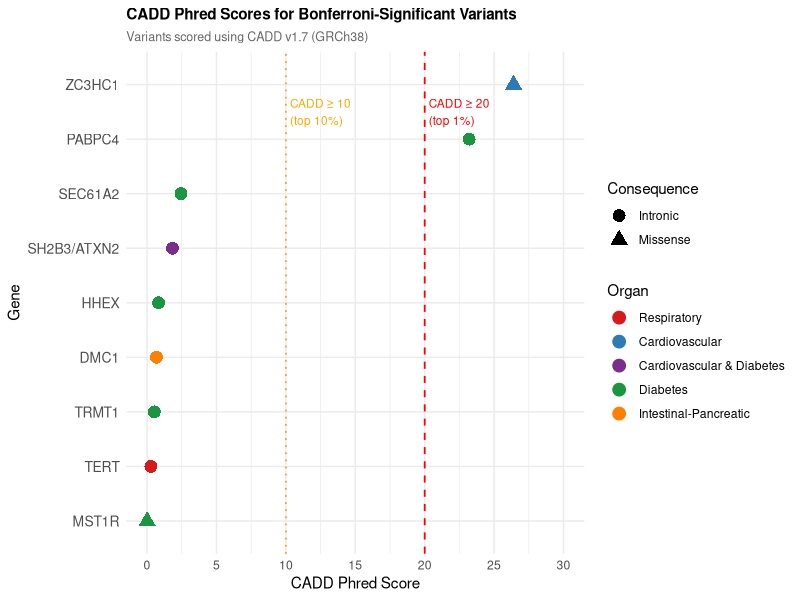
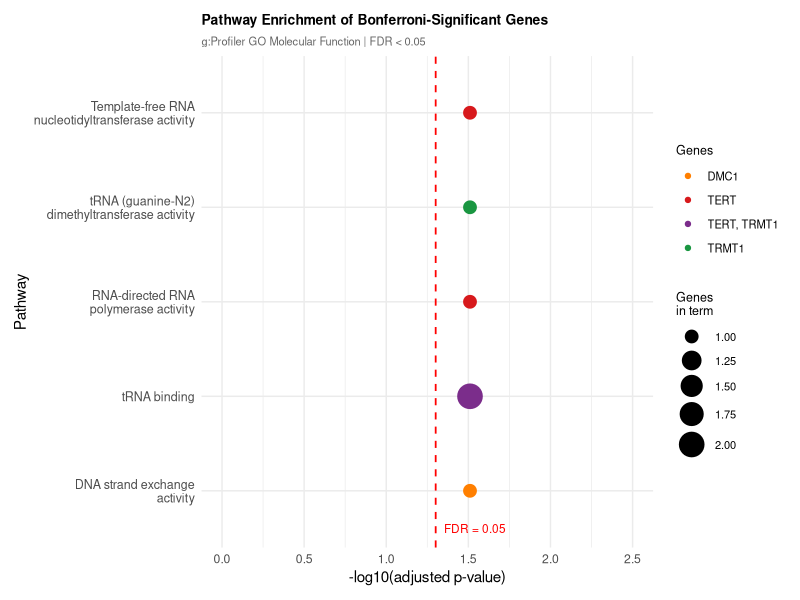

Write the R code that produced these figures, in order.
#!/usr/bin/env Rscript
# ============================================================================
# Script: 13_annotation_figures.R
# Author: Teresa Ironman
# Date: 2026
# Description: Produces annotation figures:
#   1. CADD Phred score dot plot for all 10 Bonferroni-significant variants
#      Scores obtained from CADD v1.7 (GRCh38) https://cadd.gs.washington.edu
#      Note: GRCh38 coordinates used throughout (fibrosis data lifted from
#      GRCh37 using rsID matching from telomere dataset)
#   2. g:Profiler pathway enrichment dot plot
#      Results from https://biit.cs.ut.ee/gprofiler/gost
# ============================================================================

library(ggplot2)
OUT_DIR <- "/home/tlti1/DISS/figures"
dir.create(OUT_DIR, showWarnings=FALSE)

# ---- CADD scores dot plot --------------------------------------------------
# Corrected scores using GRCh38 coordinates (original GRCh37 scores were wrong)
cadd_data <- data.frame(
  gene = c("TERT","ZC3HC1","SH2B3/ATXN2","HHEX",
           "PABPC4","MST1R","SEC61A2","TRMT1","DMC1"),
  organ = c("Respiratory","Cardiovascular","Cardiovascular & Diabetes",
            "Diabetes","Diabetes","Diabetes","Diabetes","Diabetes",
            "Intestinal-Pancreatic"),
  cadd = c(0.271, 26.4, 1.829, 0.828, 23.2, 0.005, 2.442, 0.518, 0.672),
  consequence = c("Intronic","Missense","Intronic","Intronic",
                  "Intronic","Missense","Intronic","Intronic","Intronic")
)
cadd_data$gene <- factor(cadd_data$gene,
                          levels=cadd_data$gene[order(cadd_data$cadd)])
cadd_data$organ <- factor(cadd_data$organ,
  levels=c("Respiratory","Cardiovascular","Cardiovascular & Diabetes",
           "Diabetes","Intestinal-Pancreatic"))

p_cadd <- ggplot(cadd_data, aes(x=cadd, y=gene,
                                 colour=organ, shape=consequence)) +
  geom_point(size=4) +
  geom_vline(xintercept=20, linetype="dashed",
             colour="red", linewidth=0.6) +
  geom_vline(xintercept=10, linetype="dotted",
             colour="orange", linewidth=0.6) +
  scale_colour_manual(values=c(
    "Respiratory"="#d7191c",
    "Cardiovascular"="#2c7bb6",
    "Cardiovascular & Diabetes"="#7b2d8b",
    "Diabetes"="#1a9641",
    "Intestinal-Pancreatic"="#ff7f00"
  )) +
  scale_shape_manual(values=c("Intronic"=16, "Missense"=17)) +
  scale_x_continuous(limits=c(0, 30), breaks=seq(0, 30, 5)) +
  annotate("text", x=20.3, y=8.5,
           label="CADD ≥ 20
(top 1%)",
           hjust=0, size=3, colour="red") +
  annotate("text", x=10.3, y=8.5,
           label="CADD ≥ 10
(top 10%)",
           hjust=0, size=3, colour="orange") +
  labs(
    title="CADD Phred Scores for Bonferroni-Significant Variants",
    subtitle="Variants scored using CADD v1.7 (GRCh38)",
    x="CADD Phred Score", y="Gene",
    colour="Organ", shape="Consequence"
  ) +
  theme_minimal() +
  theme(
    plot.title=element_text(face="bold", size=11),
    plot.subtitle=element_text(size=9, colour="grey40"),
    legend.position="right",
    axis.text.y=element_text(size=10)
  )

png(file.path(OUT_DIR, "cadd_scores_dotplot.png"),
    width=850, height=520, res=120)
print(p_cadd)
dev.off()
cat("Saved: cadd_scores_dotplot.png
")

# ---- g:Profiler pathway enrichment plot ------------------------------------
gprofiler_data <- data.frame(
  pathway = c("Template-free RNA
nucleotidyltransferase activity",
              "tRNA (guanine-N2)
dimethyltransferase activity",
              "RNA-directed RNA
polymerase activity",
              "tRNA binding",
              "DNA strand exchange
activity"),
  neg_log10_p = c(1.510, 1.510, 1.510, 1.510, 1.510),
  genes = c("TERT","TRMT1","TERT","TERT, TRMT1","DMC1"),
  n_genes = c(1, 1, 1, 2, 1)
)
gprofiler_data$pathway <- factor(gprofiler_data$pathway,
                                  levels=rev(gprofiler_data$pathway))

p_gp <- ggplot(gprofiler_data,
               aes(x=neg_log10_p, y=pathway, size=n_genes, colour=genes)) +
  geom_point() +
  geom_vline(xintercept=-log10(0.05), linetype="dashed",
             colour="red", linewidth=0.6) +
  scale_size_continuous(range=c(4, 8), name="Genes
in term") +
  scale_colour_manual(values=c(
    "TERT"="#d7191c",
    "TRMT1"="#1a9641",
    "TERT, TRMT1"="#7b2d8b",
    "DMC1"="#ff7f00"
  )) +
  scale_x_continuous(limits=c(0, 2.5)) +
  annotate("text", x=-log10(0.05)+0.05, y=0.6,
           label="FDR = 0.05", hjust=0, size=3, colour="red") +
  labs(
    title="Pathway Enrichment of Bonferroni-Significant Genes",
    subtitle="g:Profiler GO Molecular Function | FDR < 0.05",
    x="-log10(adjusted p-value)",
    y="Pathway", colour="Genes"
  ) +
  theme_minimal() +
  theme(
    plot.title=element_text(face="bold", size=10),
    plot.subtitle=element_text(size=8, colour="grey40"),
    legend.position="right",
    legend.title=element_text(size=9),
    legend.text=element_text(size=8),
    axis.text.y=element_text(size=9),
    plot.margin=margin(10, 10, 10, 10)
  )

png(file.path(OUT_DIR, "gprofiler_pathways.png"),
    width=1000, height=400, res=120)
print(p_gp)
dev.off()
cat("Saved: gprofiler_pathways.png
")
cat("All annotation figures complete!
")
